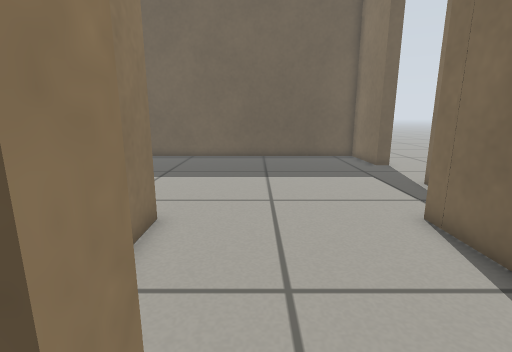
[1] (above)

16 first-person views from a walk through a robot-simulator world made for Gazebo. The camera is 0.55 m above the floor, tilts 12° down and sees 85° across. The floor is counted in squares, 0.2 m on a side. Each view is taken from the middle of a square. On the plan, view 1 faces up. The plan holds only what a view shows up to about 19 squares ahead; the rest is blank.

[2]
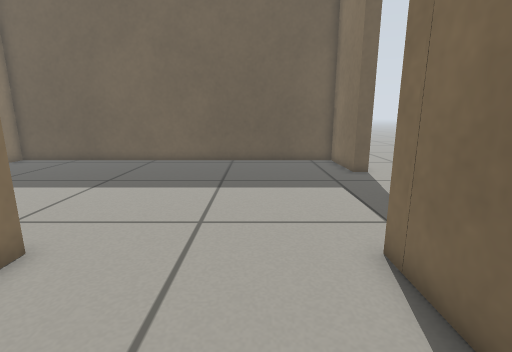

[3]
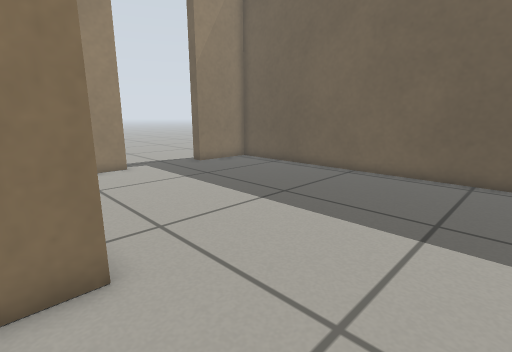

[4]
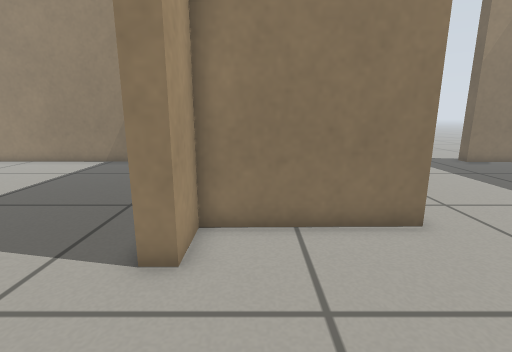

[5]
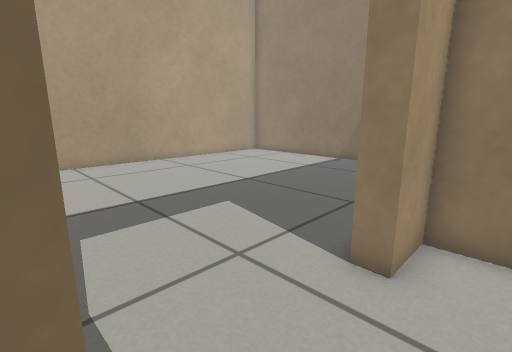

[6]
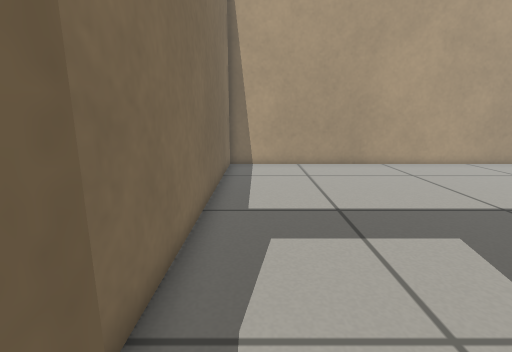

[7]
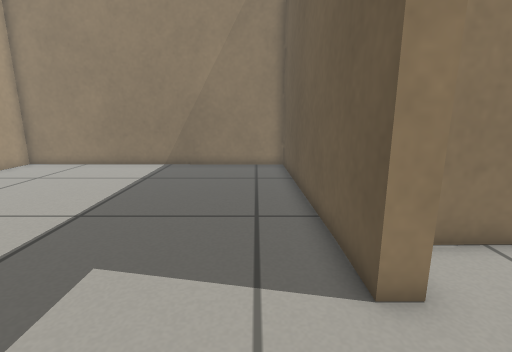

[8]
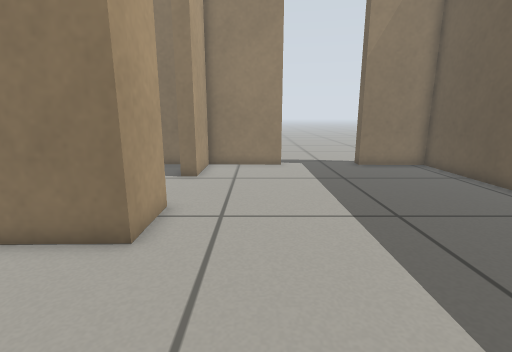

[9]
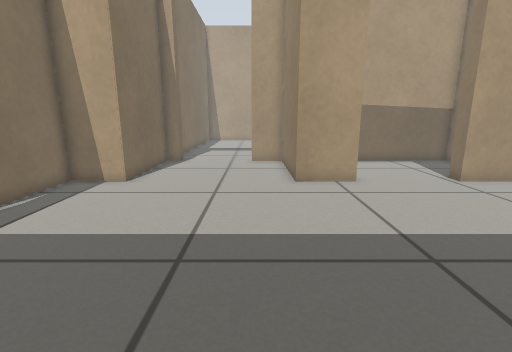

[10]
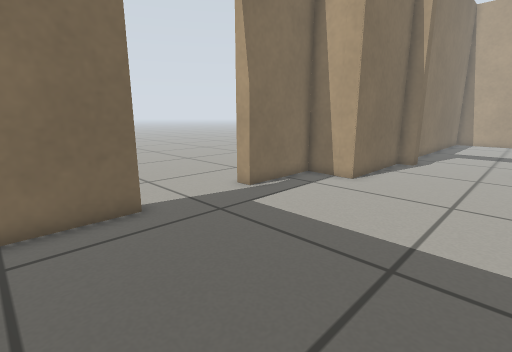

[11]
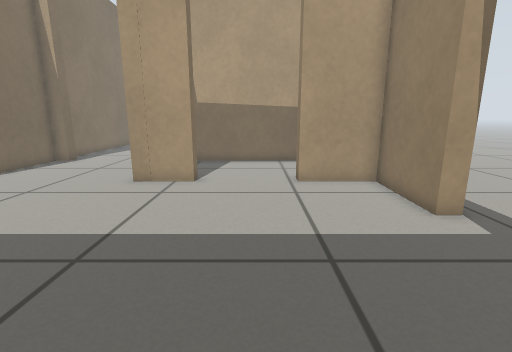

[12]
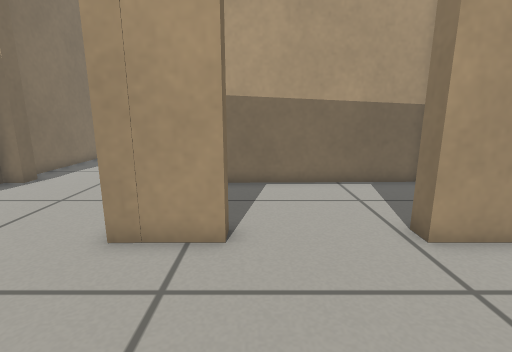

[13]
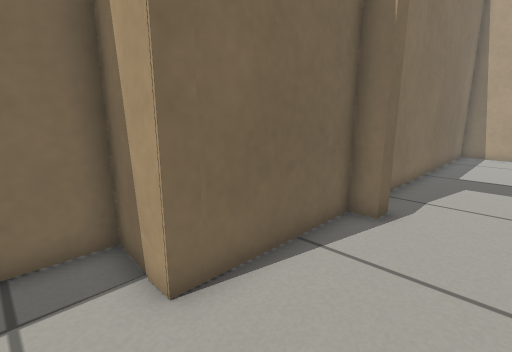

[14]
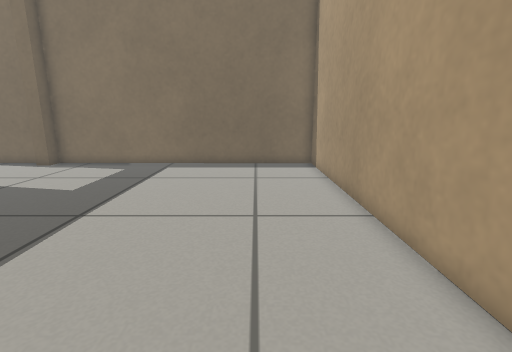

[15]
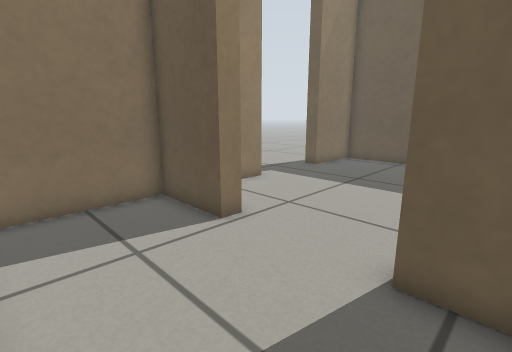

[16]
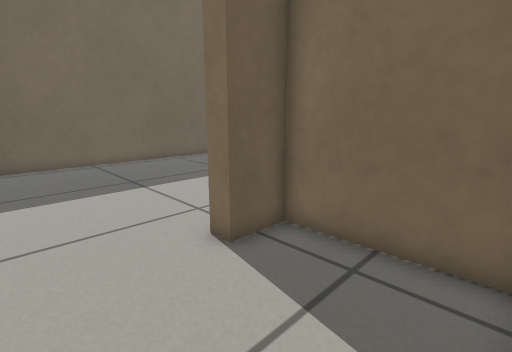

### Floor plan
Ten units are one square. View 1 is at (0, 0); x grows to the right and y downward. Boxes are objects, and circles mark ways between rooms. Rooms are numbered by the first view taken in them; rooms with no view inside come last. Other rooms are left out.
<svg viewBox="-139 -202 218 350">
<path fill="none" stroke="#000" d="M-7 -8 -131 -8 -132 143 45 143 46 -8 38 -8M-53 -72 -27 -72 -26 -16 -7 -16 -7 -8M69 -158 68 -197 -130 -197 -130 -160M-131 -115 -131 -72 -98 -72M38 -8 38 -16 46 -16 47 -72 71 -72 70 -113M-98 -65 -131 -65 -131 -12M-34 -19 -34 -65 -53 -65M-132 -16 -42 -16"/>
<circle cx="15" cy="-10" r="3" fill="#2a7"/>
<circle cx="-75" cy="-70" r="3" fill="#2a7"/>
<text x="-40" y="70">1</text>
<text x="-20" y="-120">2</text>
<text x="-80" y="-40">3</text>
</svg>
Room 1 opens to room 2. Room 2 opens to room 3.

Where each view was taken, in squares from view 1:
view 1: 0 up, 0 right, facing up
view 2: 2 up, 2 right, facing up
view 3: 6 up, 2 right, facing up-left
view 4: 3 up, 4 right, facing left
view 5: 3 up, 4 right, facing down-left
view 6: 2 up, 3 right, facing down
view 7: 1 down, 3 right, facing left
view 8: 10 up, 3 right, facing left
view 9: 19 up, 1 left, facing down
view 10: 19 up, 1 left, facing down-right
view 11: 19 up, 8 left, facing down
view 12: 13 up, 6 left, facing down
view 13: 9 up, 1 right, facing down-right
view 14: 11 down, 12 left, facing right
view 15: 2 up, 4 left, facing up-left
view 16: 2 up, 9 left, facing up-right
